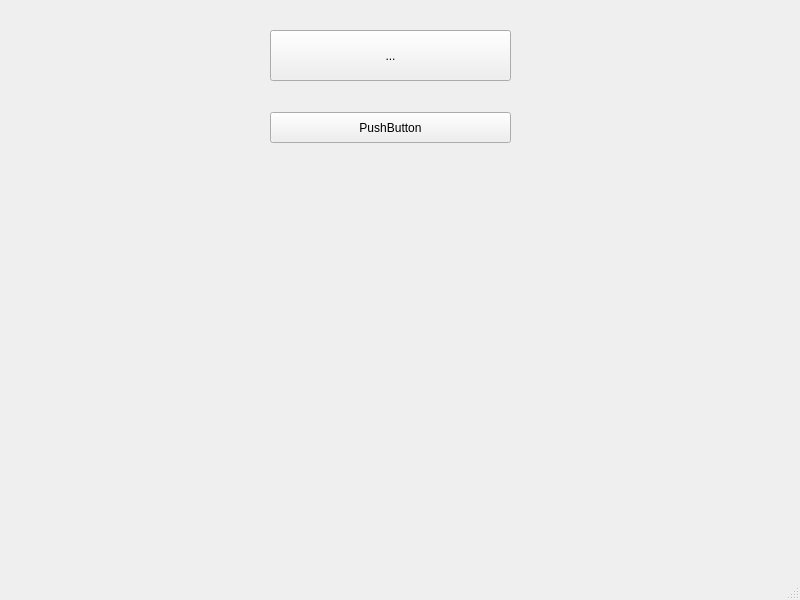
<?xml version="1.0" encoding="UTF-8"?>
<ui version="4.0">
 <class>MainWindow</class>
 <widget class="QMainWindow" name="MainWindow">
  <property name="geometry">
   <rect>
    <x>0</x>
    <y>0</y>
    <width>800</width>
    <height>600</height>
   </rect>
  </property>
  <property name="windowTitle">
   <string>MainWindow</string>
  </property>
  <widget class="QWidget" name="centralwidget">
   <widget class="QLabel" name="label">
    <property name="enabled">
     <bool>true</bool>
    </property>
    <property name="geometry">
     <rect>
      <x>10</x>
      <y>10</y>
      <width>241</width>
      <height>171</height>
     </rect>
    </property>
    <property name="text">
     <string/>
    </property>
    <property name="pixmap">
     <pixmap>../../../../../Users/SHAHERYAR/Downloads/Standby.jpg</pixmap>
    </property>
    <property name="scaledContents">
     <bool>true</bool>
    </property>
   </widget>
   <widget class="QToolButton" name="toolButton">
    <property name="geometry">
     <rect>
      <x>270</x>
      <y>30</y>
      <width>241</width>
      <height>51</height>
     </rect>
    </property>
    <property name="text">
     <string>...</string>
    </property>
   </widget>
   <widget class="QPushButton" name="pushButton">
    <property name="geometry">
     <rect>
      <x>270</x>
      <y>112</y>
      <width>241</width>
      <height>31</height>
     </rect>
    </property>
    <property name="text">
     <string>PushButton</string>
    </property>
   </widget>
  </widget>
  <widget class="QMenuBar" name="menubar">
   <property name="geometry">
    <rect>
     <x>0</x>
     <y>0</y>
     <width>800</width>
     <height>21</height>
    </rect>
   </property>
  </widget>
  <widget class="QStatusBar" name="statusbar"/>
 </widget>
 <resources/>
 <connections/>
</ui>
